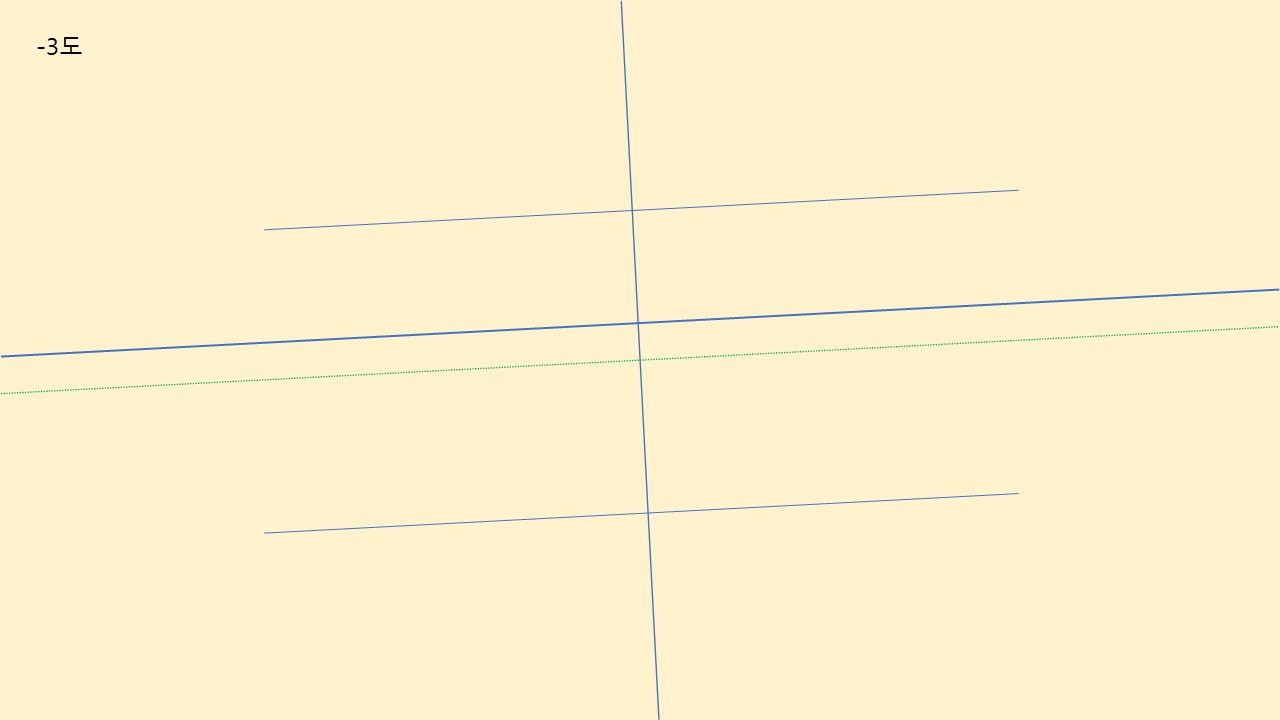
#> input picture test_images/horizon_-3.jpg, 1280 x 720 px
$ python calibration2.py
#> lines starting #> are read from the running program, lines starting #| are printed output that depends on the picture
import os
import cv2
import numpy as np
import yaml
import time
from typing import Optional


# 초기 config 파일 불러오기
with open('config.yaml', 'r', encoding='utf-8') as f:
    config = yaml.safe_load(f)
display_width = config['display']['resolution']['width']
display_height = config['display']['resolution']['height']


def make_edge_lines(frame: np.ndarray) -> np.ndarray:
    edges = cv2.Canny(frame, 50, 150)
    lines = cv2.HoughLinesP(edges, 1, np.pi / 180,  # shape: (N, 1, 4), N개 직선
                            150,  # 직선 후보로 인정되기 위한 최소 누적값
                            minLineLength=120,  # 해당 px 이상이어야 직선으로 인정
                            maxLineGap=30)  # 선 간격이 해당 px 이하일 경우 같은 선으로 간주
    return lines

def preprocess_for_edge_lines(frame):
    gray = cv2.cvtColor(frame, cv2.COLOR_BGR2GRAY)
    gray_eq = cv2.equalizeHist(gray)
    gray_bright = cv2.add(gray_eq, 80)
    blurred = cv2.GaussianBlur(gray_bright, (5, 5), 0)
    return blurred

def roi(frame, width_ratio, height_ratio):
    h, w = frame.shape
    roi_w = int(w * width_ratio)
    roi_h = int(h * height_ratio)
    roi_x_start = (w - roi_w) // 2
    roi_y_start = (h - roi_h) // 2
    roi_frame = frame[roi_y_start:roi_y_start + roi_h, roi_x_start:roi_x_start + roi_w]
    print("w, h : ", w, h, "| roi_w, roi_h : ", roi_w, roi_h, "| roi_x_start, roi_y_start : ", roi_x_start, roi_y_start)
    return roi_frame, roi_x_start, roi_y_start

# [10 lines left out: function point_line_distance, not called in this run]

def select_horizontal_line(frame: np.ndarray, lines, cam_id: int):
    """
    수평선 후보 중 클릭한 위치에 가장 가까운 수평선 1개를 선택하도록 사용자 입력을 받음
    """
    debug_frame = frame.copy()
    horizontal_lines = []
    for x1, y1, x2, y2 in lines[:, 0]:
        angle = np.degrees(np.arctan2(y2 - y1, x2 - x1))
        if abs(angle) < 10:
            horizontal_lines.append((x1, y1, x2, y2))
            cv2.line(debug_frame, (x1, y1), (x2, y2), (0, 255, 0), 2)

    selected_line = None
    winname = f"cam{cam_id}_select"
    cv2.namedWindow(winname, cv2.WINDOW_NORMAL)
    cv2.resizeWindow(winname, int(display_width*0.8), int(display_height*0.8))
    cv2.imshow(winname, debug_frame)

    # [22 lines left out: function on_mouse, not called in this run]

    cv2.setMouseCallback(winname, on_mouse)
    print("[INFO] 수평선을 선택하세요. 클릭 후 Enter 키를 누르세요.")
    cv2.waitKey(0)
    cv2.destroyWindow(winname)
    return selected_line

# [149 lines left out: functions compute_angle_from_line, compute_offset_from_line, calibrate_all_cameras, not called in this run]


def debug_with_img(cam_cnt=6):
#> called with cam_cnt = 6
    os.makedirs("debug_images", exist_ok=True)
    resolution = None
    visual_rows = []
    img_path = ["test_images/horizon_-3.jpg",
                "test_images/horizon_-3.jpg",
                "test_images/horizon_0.jpg",
                "test_images/horizon_0.jpg",
                "test_images/horizon_5.jpg",
                "test_images/horizon_5.jpg",
                ]
    # img_path = ["test_images/P1000166.jpg",
    #             "test_images/P1000167.jpg",
    #             "test_images/P1000168.jpg",
    #             "test_images/P1000169.jpg",
    #             "test_images/P1000170.jpg",
    #             "test_images/P1000172.jpg",
    #             ]

    if len(img_path) != cam_cnt:
        print("img_path 와 cam_cnt 불일치")

    for i, p in enumerate(img_path):
        print(f"=================== cam{i} 시작 ===================")
        frame = cv2.imread(p)
#> frame is the input picture: shape (720, 1280, 3); mean B, G, R 204.8, 241.2, 253.7
        if resolution is None: # 최초 한번 실행
            resolution = frame.shape[:2]
#> resolution = (720, 1280)
            print("resolution: ", resolution)
#| resolution:  (720, 1280)
            ref_y = resolution[0] // 2
#> ref_y = 360

        blurred = preprocess_for_edge_lines(frame)
#> in preprocess_for_edge_lines, `gray = cv2.cvtColor(frame, cv2.COLOR_BGR2GRAY)`:
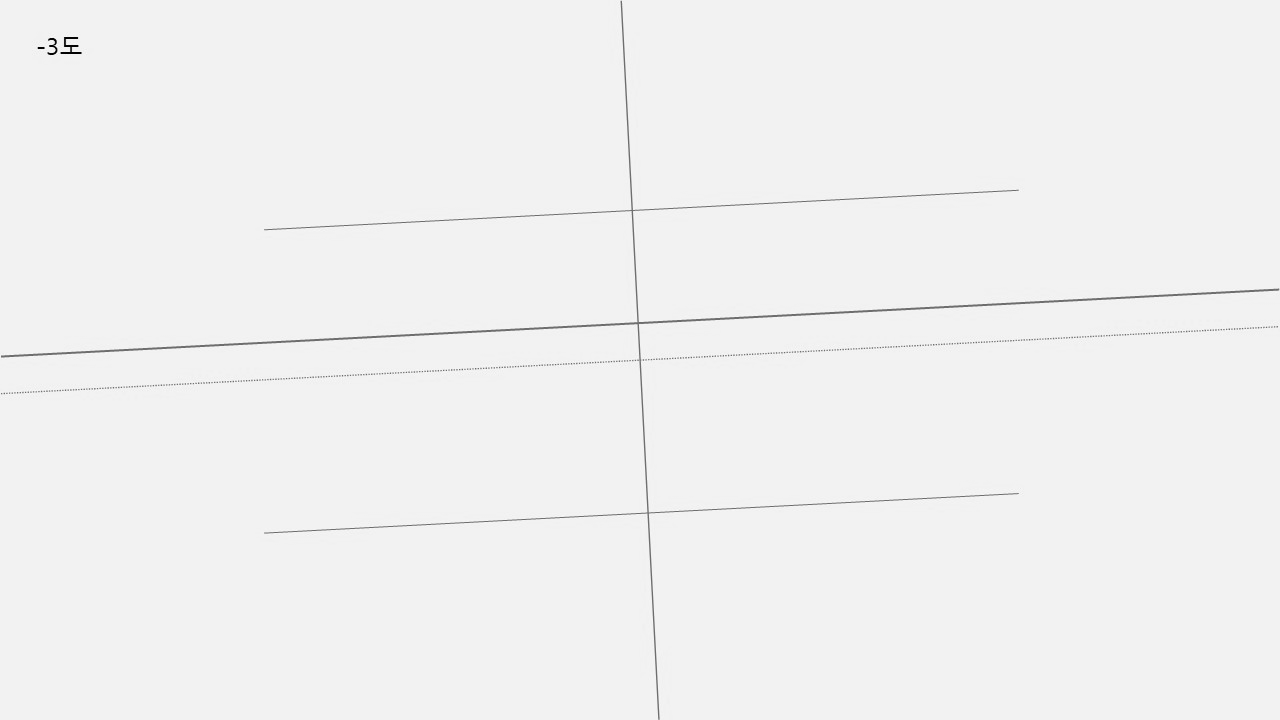
#> gray: shape (720, 1280); min 1, max 253, mean 241.1
#> in preprocess_for_edge_lines, `gray_bright = cv2.add(gray_eq, 80)`:
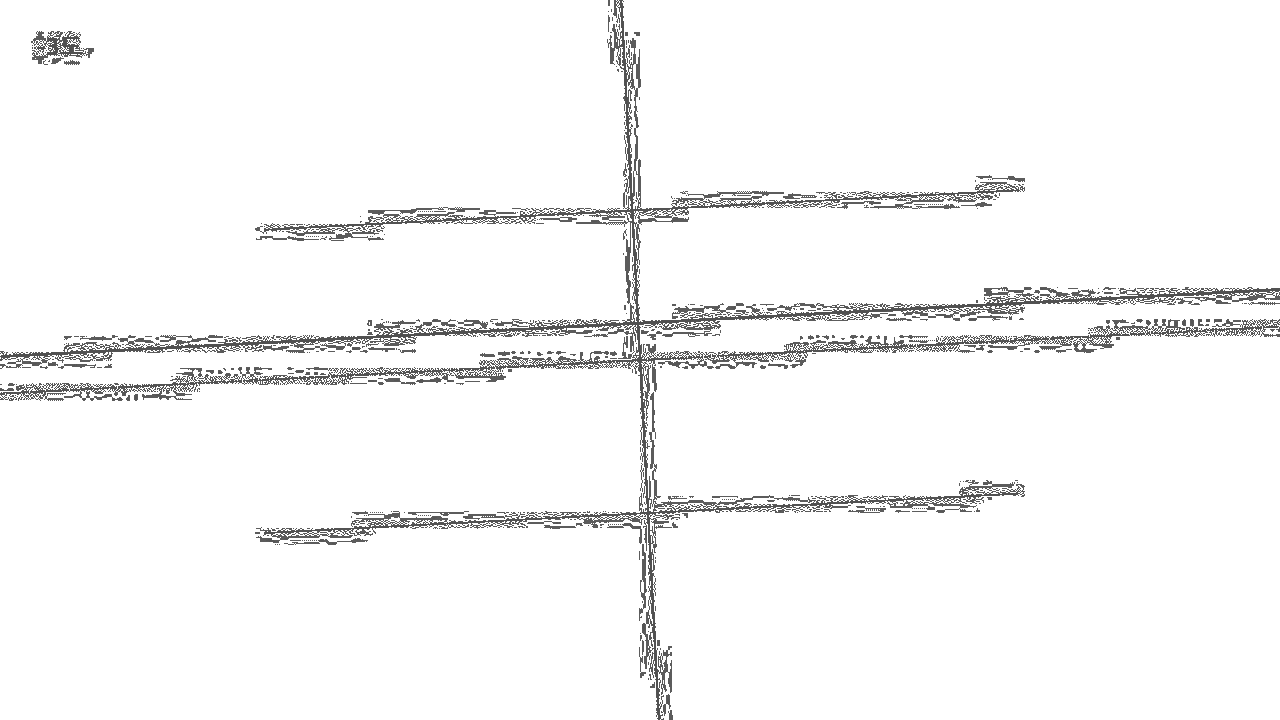
#> gray_bright: shape (720, 1280); min 80, max 255, mean 247
        roi_frame, roi_x_start, roi_y_start = roi(blurred, 1, 0.7) # 관심영역 설정
#> in roi, `roi_frame = frame[roi_y_start:roi_y_start + roi_h, roi_x_start:roi_x_s..`:
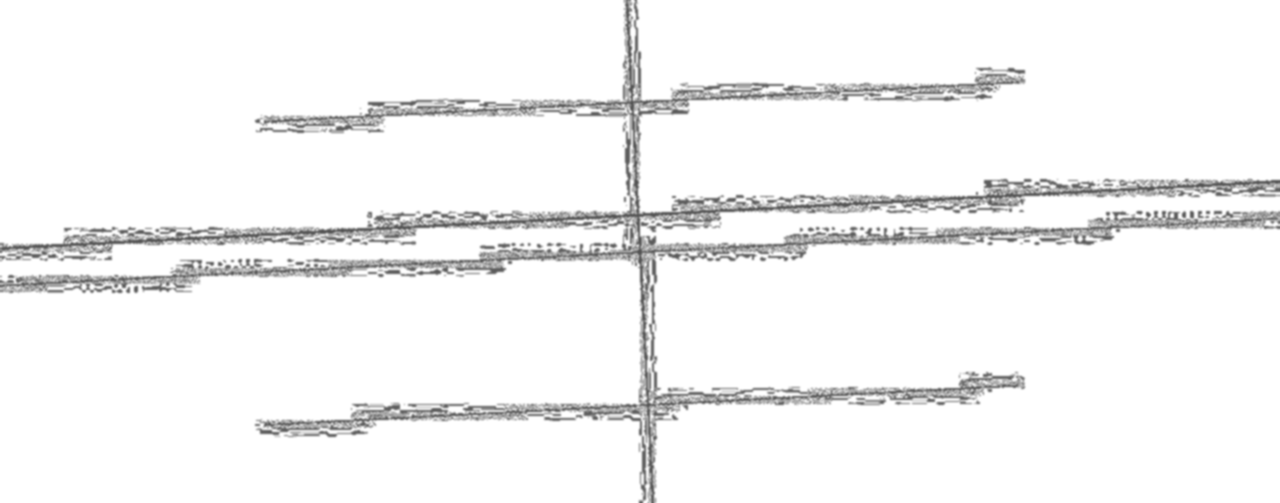
#> roi_frame: shape (503, 1280); min 82, max 255, mean 244.4
#| w, h :  1280 720 | roi_w, roi_h :  1280 503 | roi_x_start, roi_y_start :  0 108
#> roi_x_start = 0; roi_y_start = 108
        lines = make_edge_lines(roi_frame)
#> in make_edge_lines, `edges = cv2.Canny(frame, 50, 150)`:
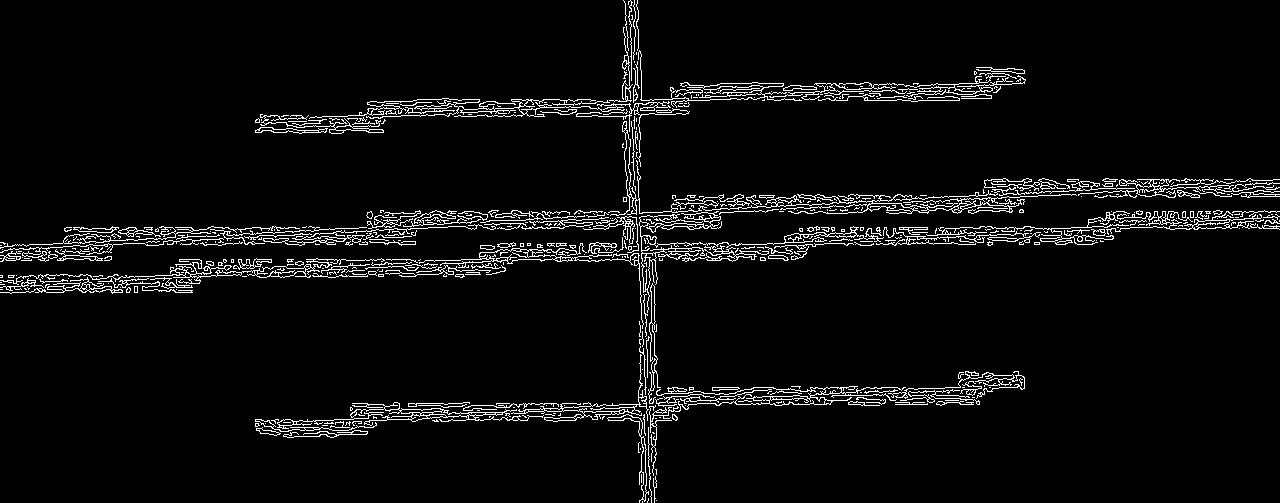
#> edges: shape (503, 1280); 4.7% white in thin lines or dots
#> in make_edge_lines, `lines = cv2.HoughLinesP(edges, 1, np.pi / 180,`: lines = 101 rows, first 6: [0, 247, 1272, 180], [0, 287, 1279, 220], [2, 249, 1279, 183], [0, 284, 1279, 216], [255, 423, 1024, 383], [367, 223, 639, 209]
        roi_color = cv2.cvtColor(roi_frame, cv2.COLOR_GRAY2BGR)

        # 회전 보정
        selected_line = select_horizontal_line(roi_color, lines, cam_id=i)
#> the loop in select_horizontal_line, `for x1, y1, x2, y2 in lines[:, 0]:` made 101 passes
#> (x1, y1, x2, y2, angle) on passes 1 to 12: (0, 247, 1272, 180, -3.02), (0, 287, 1279, 220, -3), (2, 249, 1279, 183, -2.96), (0, 284, 1279, 216, -3.04), (255, 423, 1024, 383, -2.98), (367, 223, 639, 209, -2.95), (261, 122, 1024, 82, -3), (255, 426, 1024, 386, -2.98), (9, 290, 200, 280, -3), (1117, 197, 1275, 189, -2.9), (474, 229, 720, 217, -2.79), (280, 277, 501, 265, -3.11)
#> angle on passes 61 to 66: -2.74, -2.88, 0, -3.04, -2.96, -2.73
#> after the loop in select_horizontal_line, `for x1, y1, x2, y2 in lines[:, 0]:`:
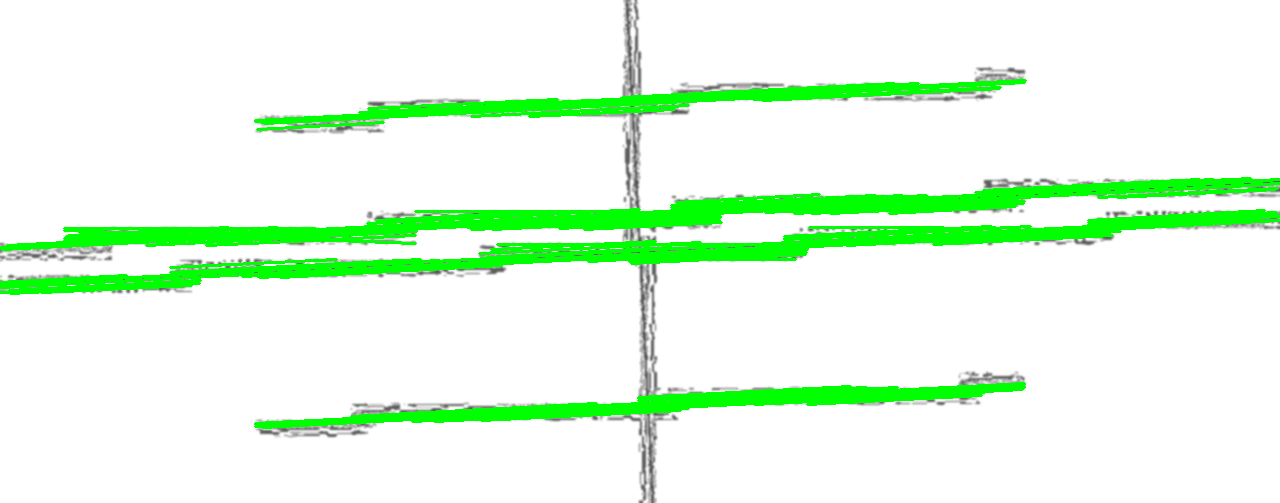
#> debug_frame: shape (503, 1280, 3); mean B, G, R 227.6, 251.9, 227.6
#> after the loop in select_horizontal_line, `for x1, y1, x2, y2 in lines[:, 0]:`: horizontal_lines = 98 items, first 6: (0, 247, 1272, 180), (0, 287, 1279, 220), (2, 249, 1279, 183), (0, 284, 1279, 216), (255, 423, 1024, 383), (367, 223, 639, 209)
        if selected_line is None:
            print(f"[WARN] 사용자 입력 없음: angle 기본값 사용")
            angle = 0.0
        else:
            angle = compute_angle_from_line(selected_line, roi_y_start, roi_x_start)
            print("=> angle : ", angle)
        M = cv2.getRotationMatrix2D((frame.shape[1] // 2, frame.shape[0] // 2), angle, 1.0) # 반시계 방향 : +
#> M = [[1, 0, 0], [0, 1, 0]]
        print(": M : ", M)
#| : M :  [[ 1.  0.  0.]
#|  [-0.  1.  0.]]
        rotated = cv2.warpAffine(frame, M, (frame.shape[1], frame.shape[0]))

        # 회전된 frame 에서 다시 위 전처리
        blurred = preprocess_for_edge_lines(rotated)
        roi_frame, roi_x_start, roi_y_start = roi(blurred, 1, 0.7) # 관심영역 설정
#| w, h :  1280 720 | roi_w, roi_h :  1280 503 | roi_x_start, roi_y_start :  0 108
        lines = make_edge_lines(roi_frame)
        roi_color = cv2.cvtColor(roi_frame, cv2.COLOR_GRAY2BGR)

        # 수직 보정
        selected_line = select_horizontal_line(roi_color, lines, cam_id=i)
#> the loop in select_horizontal_line (call 2), `for x1, y1, x2, y2 in lines[:, 0]:` made 101 passes
#> angle on passes 61 to 72: -2.74, -2.88, 0, -3.04, -2.96, -2.73, 0, -3.2, -3.09, -2.76, -2.78, -2.86
        if selected_line is None:
            print(f"[WARN] 사용자 입력 없음: offset 기본값 사용")
            offset = 0
        else:
            offset = compute_offset_from_line(selected_line, ref_y, roi_y_start, roi_x_start)
            print("=> offset : ", offset)
        M = np.float32([[1, 0, 0], [0, 1, offset]])
        y_shift = cv2.warpAffine(rotated, M, (rotated.shape[1], rotated.shape[0]))

#> (the run stopped early here; a loop or call above may not have finished)
